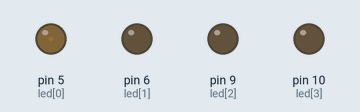
The sketch below on a simulated Arduino Uno, built with avr-gcc and run on an emulated ATmega328P. Shown: output pins drawn as LEDs (lit = HIGH).

Above: at 0.05 s.
At 1.4 s:
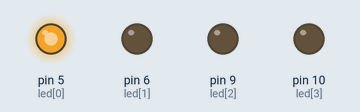
At 2.75 s:
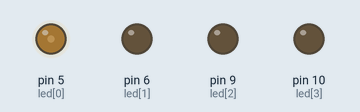
At 5.9 s:
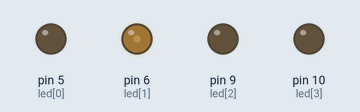
At 9.0 s:
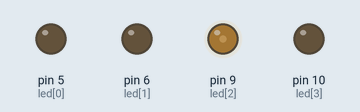
At 12.15 s:
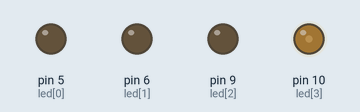
Timing chart, 0 to 16.2 s (numbered marks = the images above):
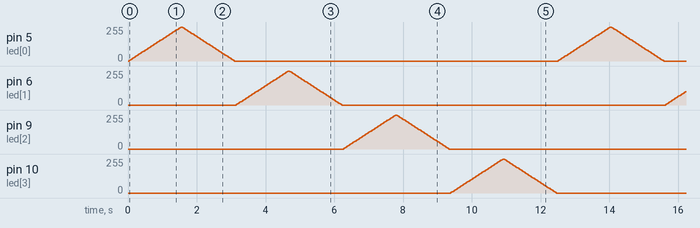

The sketch:

stage_02.ino
```cpp
/* Stage 02. Port management
 * Added facilities for *running lights*
 * (led shifting and fading)
 */

// This is not OOP - so global variables are ok
int led[4] = {5, 6, 9, 10}; // Leds' pin array
int idx = 0; // Indices

/** Setup routine
 *  All configuration trcks go here
 */
void setup() {
  // Initialize the pins
  for (int i = 0; i < 4; i ++)
    // Set Led's pin as OUTPUT
    pinMode(led[i], OUTPUT);
}

/** Loop routine
 *  This is the main code to be repeated
 *  until it is not the end :)
 */
void loop() {
	idx &= 3; // Trim led index to be always in range {0..3}
	for (int fval = 0; fval <= 255; fval += 5) {
		// Fade in the led
		analogWrite(led[idx], fval);
		delay(30);
	}
	for (int fval = 255; fval >= 0; fval -= 5) {
		// Fade out the led
		analogWrite(led[idx], fval);
		delay(30);
	}
	idx ++; // Increment the index variable
}
```
